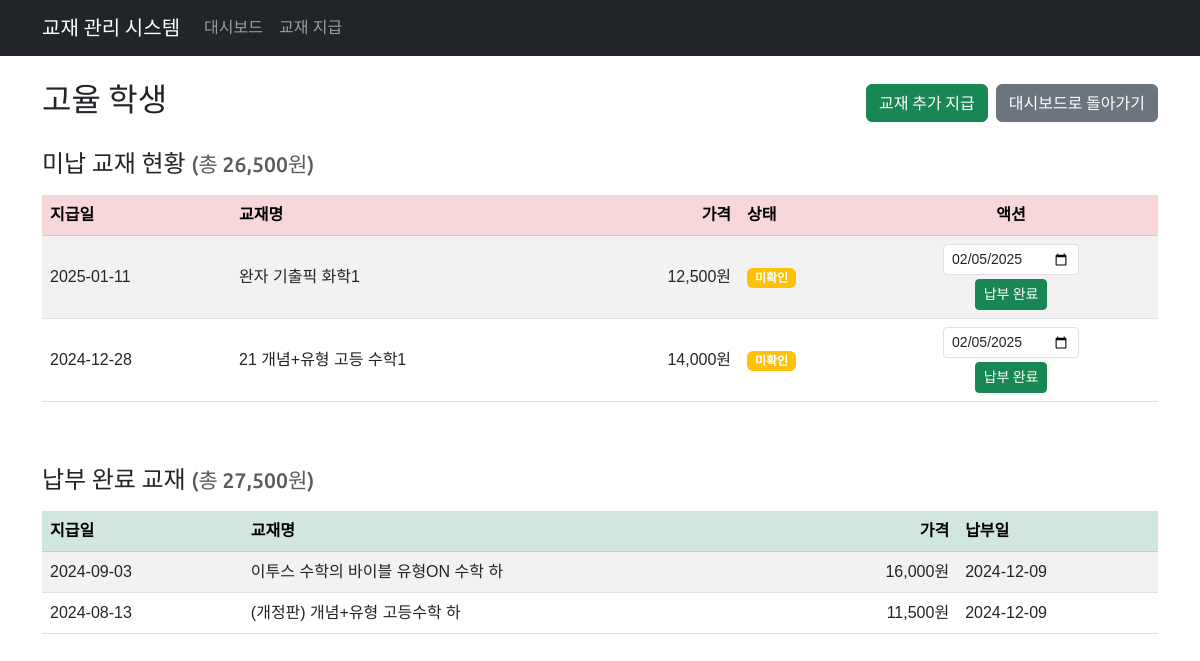
Page /textbook/student/240/ on the earlier database version.
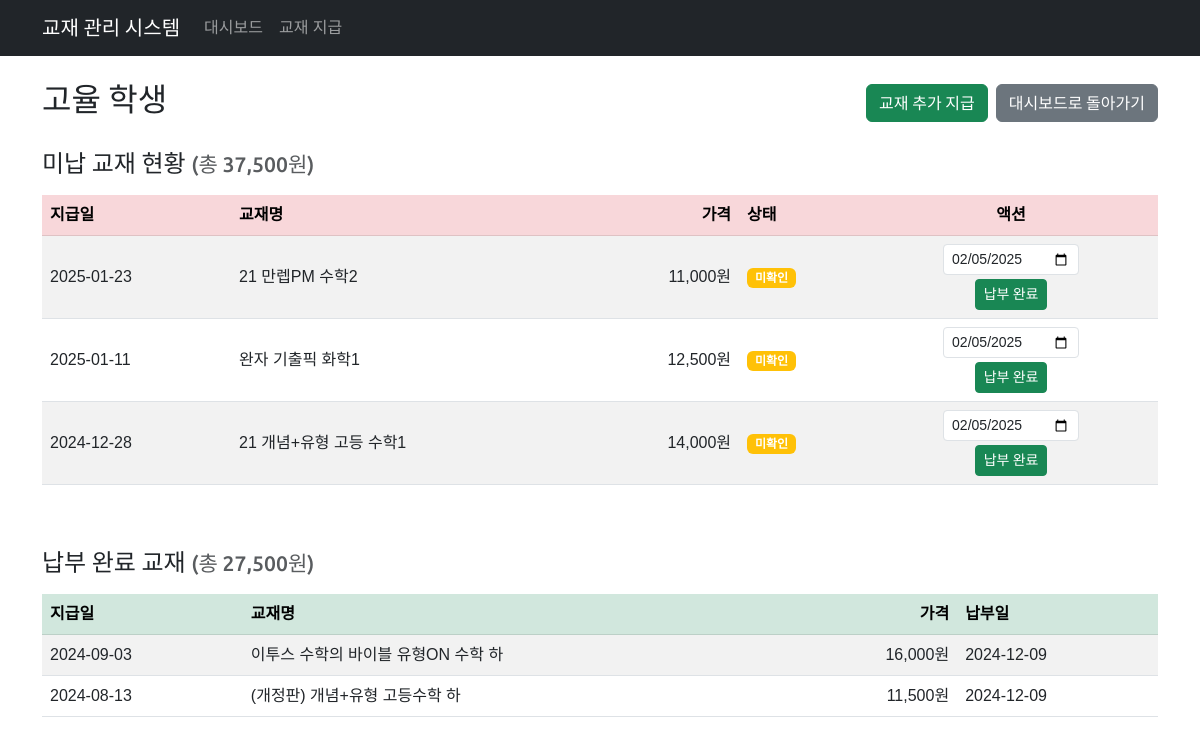
Same page on the later database version.
### textbook/models.py (models this page shows, shortened)
class Book(models.Model):
    input_date = models.DateField(verbose_name='지급일')
    book_name = models.CharField(max_length=255, verbose_name='교재')
    price = models.IntegerField(verbose_name='가격')
    checking = models.BooleanField(default=False, verbose_name='상태')
    student = models.ForeignKey(Student, on_delete=models.CASCADE, related_name='books', verbose_name='학생')
    payment_date = models.DateField(null=True, blank=True, verbose_name='수납일')
    class Meta:
        db_table = 'book'
        ordering = ['-input_date']
        verbose_name = '교재'
        verbose_name_plural = '교재'

### textbook/views.py (the view)
# urls.py: path('student/<int:student_id>/', views.student_detail, name='student_detail'),
def student_detail(request, student_id):
    student = get_object_or_404(Student, id=student_id)
    unpaid_books = student.books.filter(payment_date__isnull=True)
    paid_books = student.books.filter(payment_date__isnull=False)
    total_unpaid = unpaid_books.aggregate(total=Sum('price'))['total'] or 0
    total_paid = paid_books.aggregate(total=Sum('price'))['total'] or 0
    context = {
        'student': student,
        'unpaid_books': unpaid_books,
        'paid_books': paid_books,
        'total_unpaid': total_unpaid,
        'total_paid': total_paid,
        'today' : date.today(),
    }
    return render(request, 'textbook/student_detail.html', context)

### textbook/templates/textbook/student_detail.html (shortened to what this page needs)
{% extends 'textbook/base.html' %}
{% load humanize %}
{% block content %}
<div class="row">
    <div class="col-12">
        <div class="d-flex justify-content-between align-items-center mb-4">
            <h2>{{ student.name }} 학생</h2>
            <div class="d-flex gap-2">
                <a href="{% url 'textbook:issue_book' %}?student_id={{ student.id }}" class="btn btn-success">교재 추가 지급</a>
                <a href="{% url 'textbook:dashboard' %}" class="btn btn-secondary">
                    대시보드로 돌아가기
                </a>
            </div>
        </div>
        <h4 class="mb-3">미납 교재 현황 <small class="text-muted">(총 {{ total_unpaid|intcomma }}원)</small></h4>
        <div class="table-responsive mb-5">
            <table class="table table-striped table-hover align-middle">
                <thead class="table-danger">
                    <tr>
                        <th>지급일</th>
                        <th>교재명</th>
                        <th class="text-end">가격</th>
                        <th>상태</th>
                        <th class="text-center">액션</th>
                    </tr>
                </thead>
                <tbody>
                    {% for book in unpaid_books %}
                    <tr>
                        <td>{{ book.input_date|date:"Y-m-d" }}</td>
                        <td>{{ book.book_name }}</td>
                        <td class="text-end">{{ book.price|intcomma }}원</td>
                        <td>
                            {% if book.checking %}
                            <span class="badge bg-success">확인</span>
                            {% else %}
                            <span class="badge bg-warning">미확인</span>
                            {% endif %}
                        </td>
                        <td class="text-center">
                            <form action="{% url 'textbook:mark_as_paid' book.id %}" method="post" class="d-inline-block" onsubmit="return validateDate(this);">
                                <input type="date" name="payment_date" value="{{ today|date:'Y-m-d' }}" class="form-control form-control-sm" id="paymentDate_{{book.id}}">
                                <button type="submit" class="btn btn-success btn-sm mt-1">납부 완료</button>
                            </form>
                        </td>
                    </tr>
                    {% empty %}
                    <tr>
                        <td colspan="5" class="text-center">미납된 교재가 없습니다.</td>
                    </tr>
                    {% endfor %}
                </tbody>
            </table>
        </div>
        <h4 class="mb-3">납부 완료 교재 <small class="text-muted">(총 {{ total_paid|intcomma }}원)</small></h4>
        <div class="table-responsive">
            <table class="table table-striped table-hover align-middle">
                <thead class="table-success">
                    <tr>
                        <th>지급일</th>
                        <th>교재명</th>
                        <th class="text-end">가격</th>
                        <th>납부일</th>
                    </tr>
                </thead>
                <tbody>
                    {% for book in paid_books %}
                    <tr>
                        <td>{{ book.input_date|date:"Y-m-d" }}</td>
                        <td>{{ book.book_name }}</td>
                        <td class="text-end">{{ book.price|intcomma }}원</td>
                        <td>{{ book.payment_date|date:"Y-m-d" }}</td>
                    </tr>
                    {% empty %}
                    <tr>
                        <td colspan="4" class="text-center">납부 완료된 교재가 없습니다.</td>
                    </tr>
                    {% endfor %}
                </tbody>
            </table>
        </div>
    </div>
</div>
{% endblock %}

Differences in the rows shown:
added Book: input_date "2025-01-23", book_name "21 만렙PM 수학2", price "11,000", checking "미확인", payment_date "02/05/2025", shown under "미납 교재 현황 (총 37,500원)"
Other differences:
{{ total_unpaid|intcomma }}: "26,500" → "37,500"
